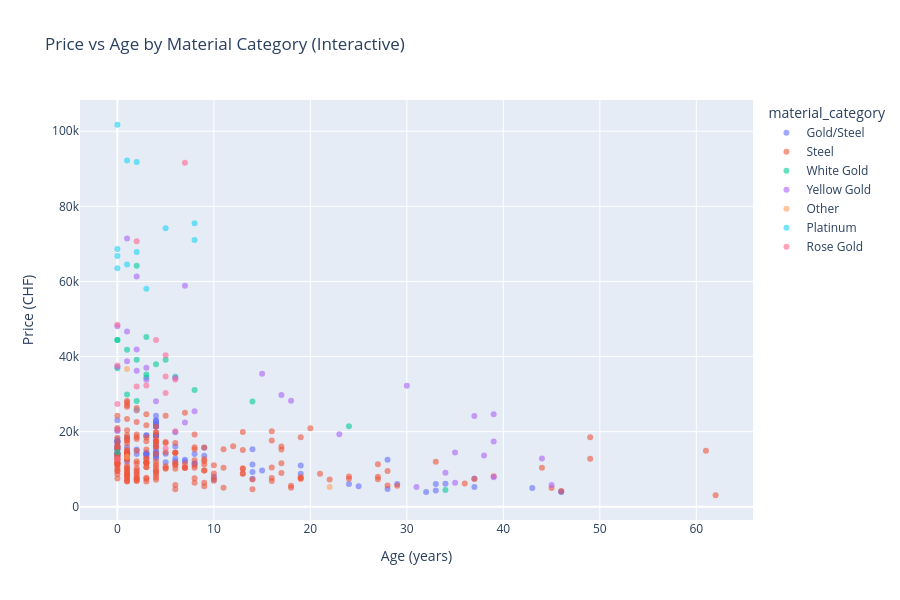

Notebook code cell kept with this figure:
### Code cell
# Interactive scatter: Price vs Age by Material
df_plot = df.dropna(subset=['age'])

fig = px.scatter(df_plot, x='age', y='price',
                 color='material_category',
                 hover_data=['model_raw', 'condition_category', 'country'],
                 title='Price vs Age by Material Category (Interactive)',
                 labels={'age': 'Age (years)', 'price': 'Price (CHF)'},
                 opacity=0.6)
fig.update_layout(height=600)
fig.show()

### Figure 1 — Plotly figure (JSON) as saved in the notebook; plotly's stock layout.template omitted (floating-point values rounded to 4 significant figures; data arrays with more than 128 entries replaced by an {"elided": "..."} marker saying what was removed)
{"data": [{"customdata": {"elided": "96x3 str values"}, "hovertemplate": "material_category=Gold/Steel<br>Age (years)=%{x}<br>Price (CHF)=%{y}<br>model_raw=%{customdata[0]}<br>condition_category=%{customdata[1]}<br>country=%{customdata[2]}<extra></extra>", "legendgroup": "Gold/Steel", "marker": {"color": "#636efa", "opacity": 0.6, "symbol": "circle"}, "mode": "markers", "name": "Gold/Steel", "orientation": "v", "showlegend": true, "type": "scatter", "x": [4.0, 4.0, 34.0, 32.0, 14.0, 1.0, 4.0, 33.0, 43.0, 3.0, 4.0, 1.0, 0.0, 1.0, 4.0, 14.0, 5.0, 4.0, 6.0, 4.0, 46.0, 3.0, 0.0, 4.0, 4.0, 0.0, 4.0, 8.0, 37.0, 24.0, 8.0, 4.0, 0.0, 9.0, 4.0, 10.0, 3.0, 19.0, 5.0, 4.0, 0.0, 29.0, 0.0, 4.0, 0.0, 0.0, 3.0, 0.0, 0.0, 0.0, 3.0, 8.0, 3.0, 0.0, 4.0, 1.0, 0.0, 3.0, 6.0, 14.0, 4.0, 19.0, 1.0, 4.0, 6.0, 4.0, 4.0, 0.0, 2.0, 0.0, 1.0, 0.0, 3.0, 4.0, 33.0, 9.0, 0.0, 15.0, 0.0, 10.0, 28.0, 0.0, 2.0, 4.0, 6.0, 4.0, 4.0, 7.0, 37.0, 7.0, 46.0, 25.0, 1.0, 28.0, 14.0, 0.0], "xaxis": "x", "y": [14530.0, 21390.0, 6136.0, 3940.0, 11260.0, 15820.0, 18970.0, 4359.0, 5006.0, 14450.0, 23000.0, 14490.0, 13720.0, 14270.0, 21390.0, 15340.0, 11850.0, 18970.0, 12840.0, 12910.0, 3916.0, 18970.0, 14120.0, 15740.0, 21390.0, 20580.0, 22200.0, 11620.0, 7507.0, 6051.0, 11460.0, 24220.0, 14120.0, 13560.0, 18970.0, 7185.0, 13990.0, 8776.0, 14130.0, 23000.0, 16550.0, 6051.0, 20180.0, 13320.0, 15340.0, 17350.0, 13380.0, 23070.0, 15740.0, 18060.0, 14040.0, 14030.0, 19030.0, 16140.0, 18970.0, 18470.0, 15740.0, 13970.0, 16060.0, 7468.0, 22200.0, 10960.0, 14210.0, 14120.0, 19840.0, 18970.0, 22200.0, 17350.0, 14070.0, 13220.0, 11990.0, 14120.0, 14130.0, 14120.0, 6051.0, 15740.0, 17350.0, 9684.0, 17350.0, 8073.0, 4763.0, 15180.0, 15260.0, 16550.0, 12110.0, 13680.0, 14770.0, 12030.0, 5248.0, 12510.0, 4036.0, 5490.0, 13640.0, 12510.0, 9264.0, 14120.0], "yaxis": "y"}, {"customdata": {"elided": "209x3 str values"}, "hovertemplate": "material_category=Steel<br>Age (years)=%{x}<br>Price (CHF)=%{y}<br>model_raw=%{customdata[0]}<br>condition_category=%{customdata[1]}<br>country=%{customdata[2]}<extra></extra>", "legendgroup": "Steel", "marker": {"color": "#EF553B", "opacity": 0.6, "symbol": "circle"}, "mode": "markers", "name": "Steel", "orientation": "v", "showlegend": true, "type": "scatter", "x": {"elided": "209 float values"}, "xaxis": "x", "y": {"elided": "209 float values"}, "yaxis": "y"}, {"customdata": [["Day-Date 36", "Very Good", "United States of America"], ["Submariner Date", "Very Good", "United States of America"], ["GMT-Master II", "Very Good", "United States of America"], ["Daytona", "New", "United States of America"], ["Daytona", "Very Good", "United States of America"], ["Day-Date 40", "New", "United States of America"], ["Datejust 41", "New", "United States of America"], ["Submariner Date", "New", "United States of America"], ["Day-Date 36", "Very Good", "United States of America"], ["Yacht-Master 42", "New", "United States of America"], ["Yacht-Master 42", "Very Good", "United States of America"], ["Day-Date 40", "New", "United States of America"], ["Day-Date 40", "Very Good", "United States of America"], ["Daytona", "Very Good", "United States of America"], ["Daytona", "Very Good", "United States of America"], ["Cellini", "Very Good", "United States of America"], ["Daytona", "Very Good", "United States of America"], ["Daytona", "Very Good", "United States of America"], ["Daytona", "Very Good", "United States of America"], ["Daytona", "Very Good", "United States of America"]], "hovertemplate": "material_category=White Gold<br>Age (years)=%{x}<br>Price (CHF)=%{y}<br>model_raw=%{customdata[0]}<br>condition_category=%{customdata[1]}<br>country=%{customdata[2]}<extra></extra>", "legendgroup": "White Gold", "marker": {"color": "#00cc96", "opacity": 0.6, "symbol": "circle"}, "mode": "markers", "name": "White Gold", "orientation": "v", "showlegend": true, "type": "scatter", "x": [8.0, 5.0, 3.0, 0.0, 3.0, 2.0, 0.0, 1.0, 2.0, 2.0, 2.0, 0.0, 3.0, 6.0, 24.0, 34.0, 1.0, 4.0, 0.0, 14.0], "xaxis": "x", "y": [31080.0, 39150.0, 45210.0, 44390.0, 35200.0, 39160.0, 14500.0, 29870.0, 64180.0, 25670.0, 28160.0, 44400.0, 34450.0, 34640.0, 21470.0, 4436.0, 41780.0, 37940.0, 36920.0, 28060.0], "yaxis": "y"}, {"customdata": [["Daytona", "Very Good", "United States of America"], ["Day-Date 36", "Very Good", "United States of America"], ["Datejust 36", "Good", "United States of America"], ["Day-Date II", "Very Good", "United States of America"], ["Lady-Datejust", "Very Good", "United States of America"], ["Daytona", "Very Good", "United States of America"], ["GMT-Master II", "Very Good", "United States of America"], ["Submariner Date", "Very Good", "United States of America"], ["Datejust 36", "Good", "United States of America"], ["Day-Date 40", "New", "United States of America"], ["Day-Date 36", "Very Good", "United States of America"], ["GMT-Master II", "Very Good", "United States of America"], ["Day-Date 36", "New", "United States of America"], ["GMT-Master II", "Very Good", "United States of America"], ["Daytona", "Very Good", "United States of America"], ["Day-Date 40", "Very Good", "United States of America"], ["Day-Date 36", "Very Good", "United States of America"], ["Day-Date 36", "Very Good", "United States of America"], ["Cellini", "Very Good", "United States of America"], ["Daytona", "Very Good", "United States of America"], ["Sky-Dweller", "Very Good", "United States of America"], ["Daytona", "Very Good", "United States of America"], ["Day-Date 36", "Very Good", "United States of America"], ["Day-Date 40", "Very Good", "United States of America"], ["Daytona", "Very Good", "United States of America"], ["Day-Date 36", "Very Good", "United States of America"], ["Day-Date Oysterquartz", "Good", "United States of America"], ["Oyster Perpetual Date", "Good", "United States of America"], ["Day-Date 36", "Very Good", "United States of America"], ["Day-Date 36", "Very Good", "United States of America"], ["Yacht-Master 40", "Very Good", "United States of America"]], "hovertemplate": "material_category=Yellow Gold<br>Age (years)=%{x}<br>Price (CHF)=%{y}<br>model_raw=%{customdata[0]}<br>condition_category=%{customdata[1]}<br>country=%{customdata[2]}<extra></extra>", "legendgroup": "Yellow Gold", "marker": {"color": "#ab63fa", "opacity": 0.6, "symbol": "circle"}, "mode": "markers", "name": "Yellow Gold", "orientation": "v", "showlegend": true, "type": "scatter", "x": [2.0, 8.0, 38.0, 15.0, 39.0, 2.0, 6.0, 3.0, 35.0, 0.0, 4.0, 0.0, 1.0, 17.0, 7.0, 1.0, 18.0, 37.0, 31.0, 2.0, 7.0, 1.0, 35.0, 3.0, 30.0, 34.0, 44.0, 45.0, 39.0, 39.0, 23.0], "xaxis": "x", "y": [36230.0, 25430.0, 13620.0, 35420.0, 7831.0, 41880.0, 34310.0, 33810.0, 6374.0, 48040.0, 28090.0, 37320.0, 46640.0, 29770.0, 58860.0, 38750.0, 28250.0, 24140.0, 5247.0, 61320.0, 22440.0, 71450.0, 14450.0, 37040.0, 32190.0, 9083.0, 12840.0, 5772.0, 24620.0, 17350.0, 19340.0], "yaxis": "y"}, {"customdata": [["Sea-Dweller Deepsea", "New", "United States of America"], ["Datejust 41", "Good", "United States of America"], ["Datejust", "Very Good", "United States of America"]], "hovertemplate": "material_category=Other<br>Age (years)=%{x}<br>Price (CHF)=%{y}<br>model_raw=%{customdata[0]}<br>condition_category=%{customdata[1]}<br>country=%{customdata[2]}<extra></extra>", "legendgroup": "Other", "marker": {"color": "#FFA15A", "opacity": 0.6, "symbol": "circle"}, "mode": "markers", "name": "Other", "orientation": "v", "showlegend": true, "type": "scatter", "x": [1.0, 1.0, 22.0], "xaxis": "x", "y": [36670.0, 13310.0, 5245.0], "yaxis": "y"}, {"customdata": [["Day-Date 40", "New", "United States of America"], ["Day-Date 40", "Very Good", "United States of America"], ["Daytona", "New", "United States of America"], ["Daytona", "New", "United States of America"], ["Daytona", "Very Good", "United States of America"], ["Day-Date 40", "Very Good", "United States of America"], ["Daytona", "Very Good", "United States of America"], ["Day-Date 40", "New", "United States of America"], ["Day-Date 40", "New", "United States of America"], ["Day-Date 40", "Very Good", "United States of America"], ["Daytona", "Very Good", "United States of America"], ["Daytona", "Very Good", "United States of America"]], "hovertemplate": "material_category=Platinum<br>Age (years)=%{x}<br>Price (CHF)=%{y}<br>model_raw=%{customdata[0]}<br>condition_category=%{customdata[1]}<br>country=%{customdata[2]}<extra></extra>", "legendgroup": "Platinum", "marker": {"color": "#19d3f3", "opacity": 0.6, "symbol": "circle"}, "mode": "markers", "name": "Platinum", "orientation": "v", "showlegend": true, "type": "scatter", "x": [0.0, 1.0, 0.0, 1.0, 2.0, 3.0, 8.0, 0.0, 0.0, 2.0, 5.0, 8.0], "xaxis": "x", "y": [63530.0, 64510.0, 101700.0, 92200.0, 91840.0, 58030.0, 75490.0, 66800.0, 68620.0, 67820.0, 74170.0, 71040.0], "yaxis": "y"}, {"customdata": [["Sky-Dweller", "New", "United States of America"], ["Yacht-Master 40", "Very Good", "United States of America"], ["GMT-Master II", "Very Good", "United States of America"], ["Yacht-Master 40", "Very Good", "United States of America"], ["Sky-Dweller", "Very Good", "United States of America"], ["Daytona", "Very Good", "United States of America"], ["Yacht-Master 40", "Very Good", "United States of America"], ["Day-Date 40", "Very Good", "United States of America"], ["GMT-Master II", "New", "United States of America"], ["Yacht-Master 37", "Very Good", "United States of America"], ["Daytona", "Good", "United States of America"], ["Day-Date 40", "Very Good", "United States of America"], ["Daytona", "Very Good", "United States of America"], ["Datejust 41", "Good", "United States of America"], ["Lady-Datejust", "Very Good", "United States of America"], ["GMT-Master II", "Very Good", "United States of America"], ["Yacht-Master 40", "Very Good", "United States of America"]], "hovertemplate": "material_category=Rose Gold<br>Age (years)=%{x}<br>Price (CHF)=%{y}<br>model_raw=%{customdata[0]}<br>condition_category=%{customdata[1]}<br>country=%{customdata[2]}<extra></extra>", "legendgroup": "Rose Gold", "marker": {"color": "#FF6692", "opacity": 0.6, "symbol": "circle"}, "mode": "markers", "name": "Rose Gold", "orientation": "v", "showlegend": true, "type": "scatter", "x": [3.0, 2.0, 6.0, 0.0, 2.0, 5.0, 7.0, 0.0, 0.0, 0.0, 5.0, 5.0, 2.0, 0.0, 4.0, 5.0, 6.0], "xaxis": "x", "y": [32290.0, 25710.0, 33900.0, 27350.0, 32050.0, 30270.0, 91630.0, 48440.0, 37620.0, 20380.0, 34720.0, 40360.0, 70680.0, 12720.0, 44400.0, 15500.0, 20100.0], "yaxis": "y"}], "layout": {"height": 600, "legend": {"title": {"text": "material_category"}, "tracegroupgap": 0}, "title": {"text": "Price vs Age by Material Category (Interactive)"}, "xaxis": {"anchor": "y", "domain": [0, 1], "title": {"text": "Age (years)"}}, "yaxis": {"anchor": "x", "domain": [0, 1], "title": {"text": "Price (CHF)"}}}}
